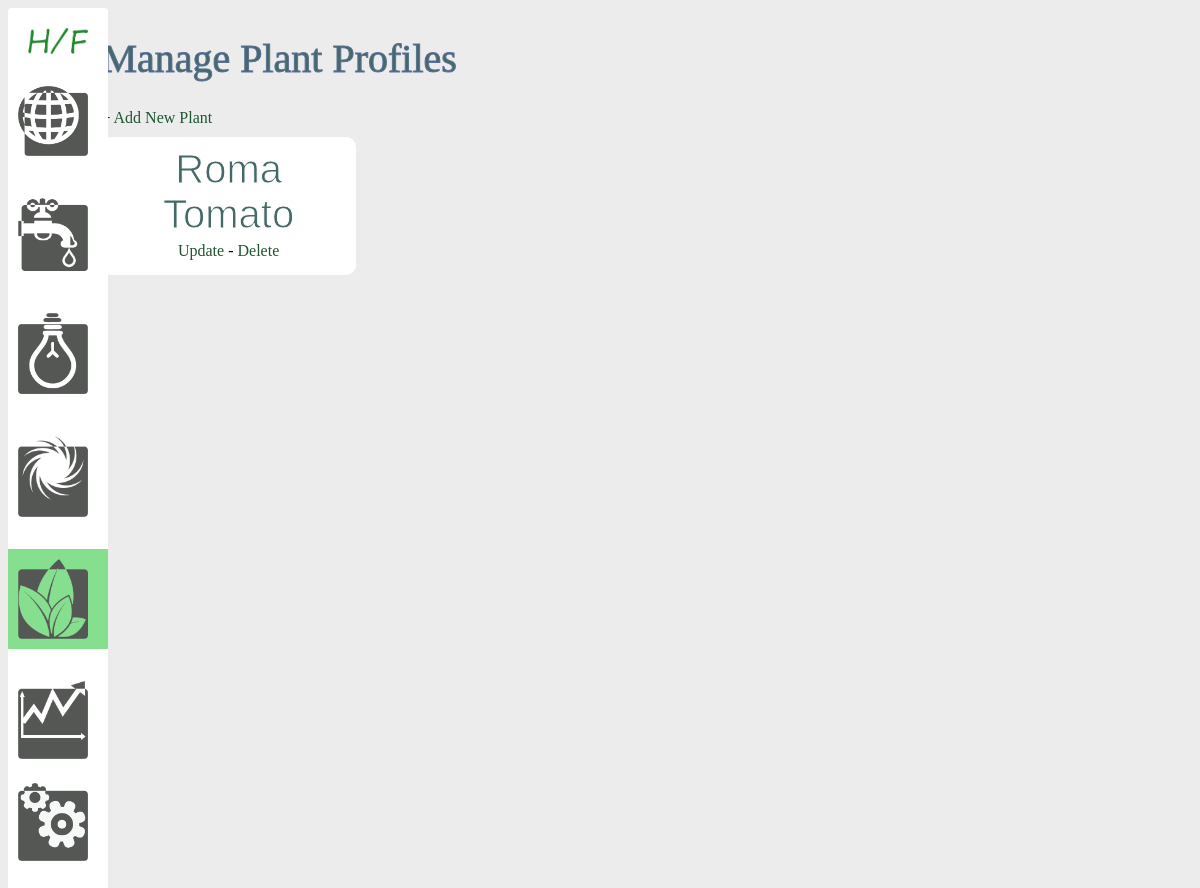
/plant, run on an earlier commit of the app's database.
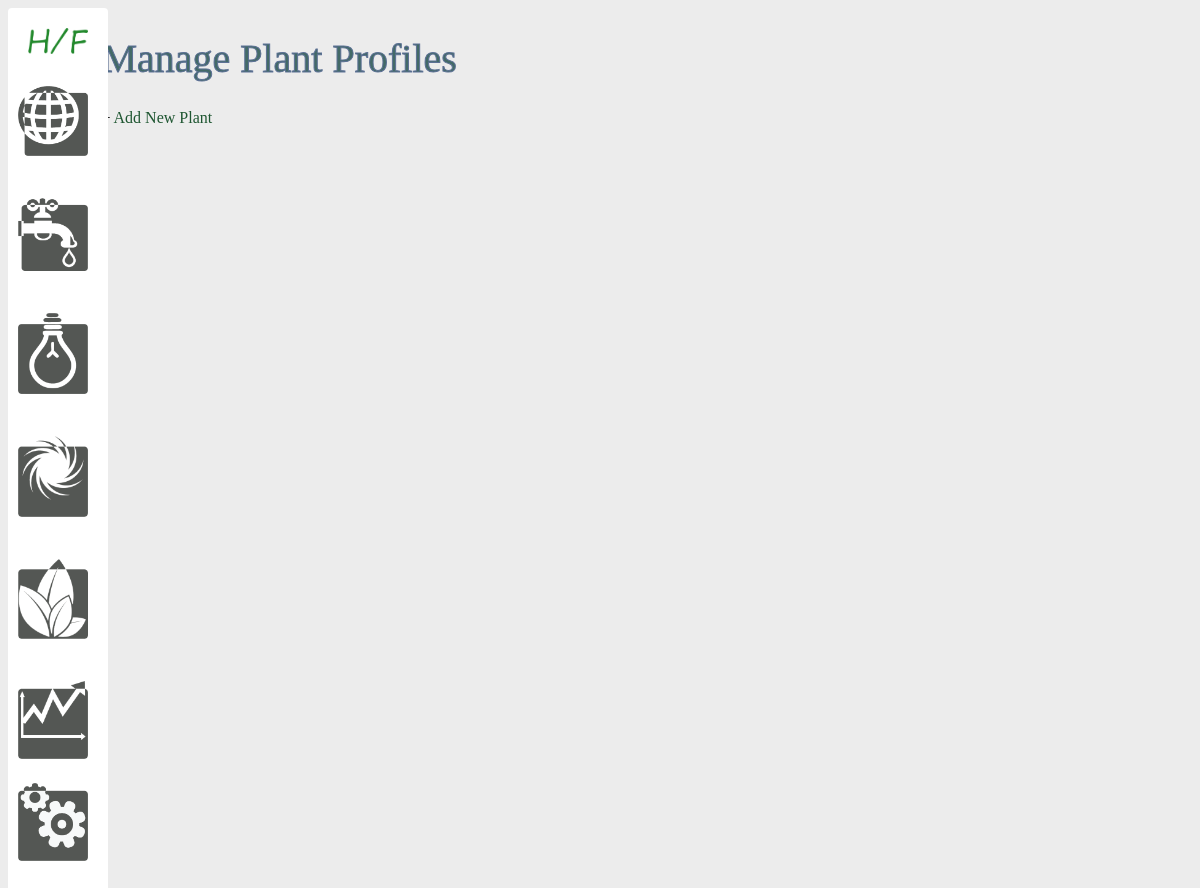
And on a later commit of the database.
### models.py (models this page shows)
class Plant(db.Model):
    id = db.Column(db.Integer, primary_key=True)
    name = db.Column(db.String(50), nullable=False)
    best_ec = db.Column(db.Float, nullable=True)
    best_temp = db.Column(db.Integer, nullable=True)
    best_season = db.Column(db.String(15), nullable=True)

### views.py (the view)
@app.route('/plant')
def list_plant_profiles():
    plants = Plant.query.all()
    return render_template('plant/index_plant.html', plants=plants)

### templates/plant/index_plant.html
{% extends 'layout.html' %}
{% block body %}
    <h1>Manage Plant Profiles</h1>
    + <a href="/add_plant">Add New Plant</a>
    <br />
    <div class="container">
        {% for plant in plants %}
            <div class="plant">
                <h2>{{ plant.name }}</h2>
                <a href="/update_plant/{{plant.id}}">Update</a>
                -
                <a href="/delete_plant/{{plant.id}}">Delete</a>
                <br />
            </div>
        {% endfor %}
    </div>
{% endblock %}

What changed in the data, as far as the page shows it:
removed Plant: name "Roma Tomato"
